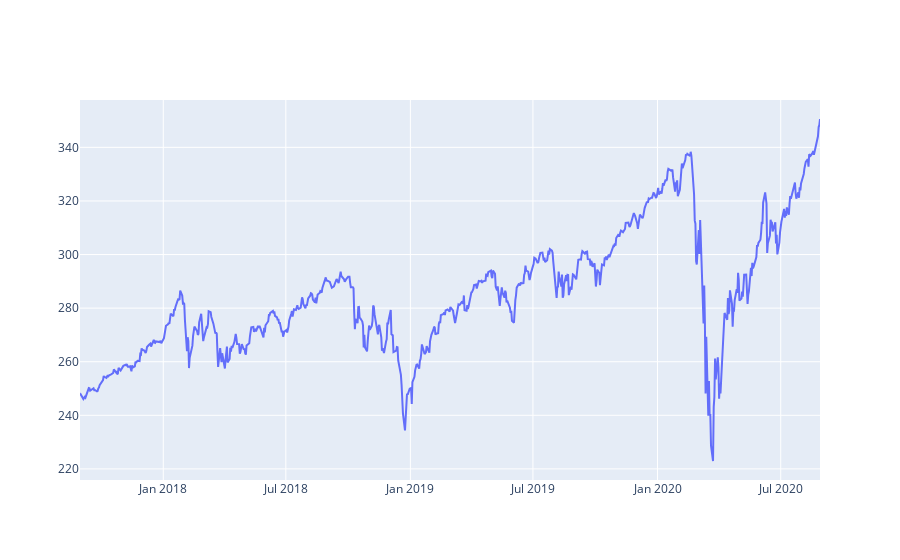

The code cell stored with this chart in its notebook:
### Code cell
# Now, we want create something interactive to viualise the chart
# We use go.Scatter to plot interactive scatter, 
# That when your mouse is on the scatter points, it will show you the data
# Define the x and y axis


closing_sp500 = go.Scatter(x = sp500_df.Date, y = sp500_df.Close)

# Let's use go.Figure to show it
go.Figure(closing_sp500)

### Figure 1 — Plotly figure (JSON) as saved in the notebook; plotly's stock layout.template omitted (floating-point values rounded to 4 significant figures; data arrays with more than 128 entries replaced by an {"elided": "..."} marker saying what was removed)
{"data": [{"type": "scatter", "x": {"elided": "754 str values"}, "y": {"elided": "754 float values"}}], "layout": {}}
